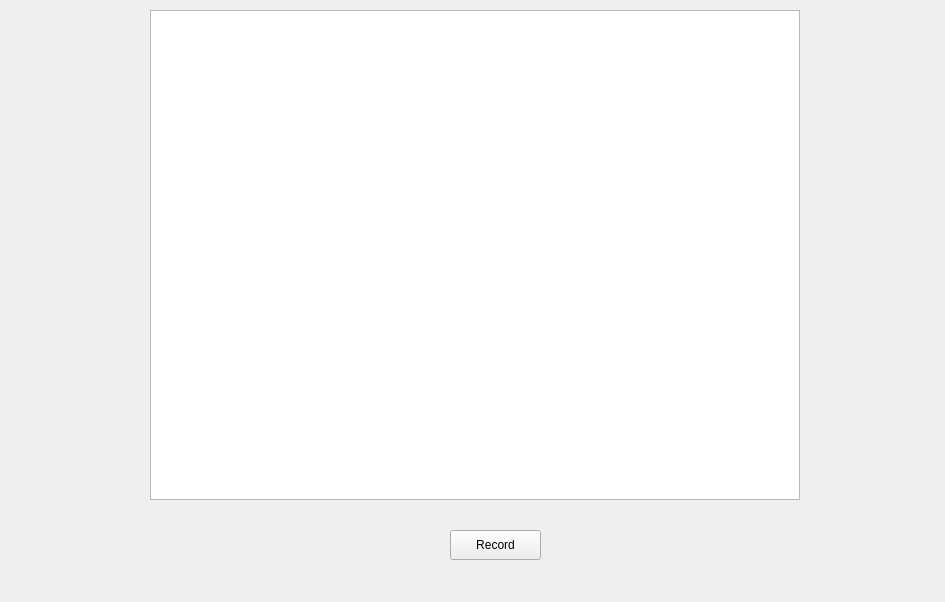
<?xml version="1.0" encoding="UTF-8"?>
<ui version="4.0">
 <class>MainWindow</class>
 <widget class="QMainWindow" name="MainWindow">
  <property name="geometry">
   <rect>
    <x>0</x>
    <y>0</y>
    <width>945</width>
    <height>602</height>
   </rect>
  </property>
  <property name="windowTitle">
   <string>MainWindow</string>
  </property>
  <property name="styleSheet">
   <string notr="true"/>
  </property>
  <widget class="QWidget" name="centralWidget">
   <widget class="QGraphicsView" name="graphicsView">
    <property name="geometry">
     <rect>
      <x>150</x>
      <y>10</y>
      <width>650</width>
      <height>490</height>
     </rect>
    </property>
    <property name="styleSheet">
     <string notr="true"/>
    </property>
   </widget>
   <widget class="QPushButton" name="recordButton">
    <property name="geometry">
     <rect>
      <x>450</x>
      <y>530</y>
      <width>91</width>
      <height>30</height>
     </rect>
    </property>
    <property name="styleSheet">
     <string notr="true"/>
    </property>
    <property name="text">
     <string>Record</string>
    </property>
   </widget>
   <widget class="QLabel" name="label">
    <property name="geometry">
     <rect>
      <x>0</x>
      <y>-20</y>
      <width>945</width>
      <height>631</height>
     </rect>
    </property>
    <property name="text">
     <string/>
    </property>
    <property name="pixmap">
     <pixmap resource="images.qrc">:/images/Background.png</pixmap>
    </property>
   </widget>
   <zorder>label</zorder>
   <zorder>graphicsView</zorder>
   <zorder>recordButton</zorder>
  </widget>
 </widget>
 <layoutdefault spacing="6" margin="11"/>
 <resources>
  <include location="images.qrc"/>
 </resources>
 <connections/>
</ui>
